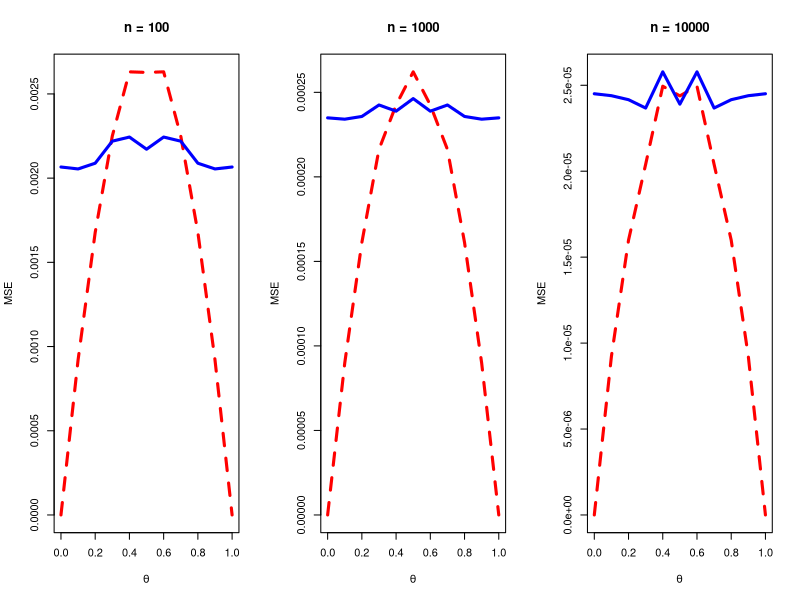

The R source for this figure:
## ---- chunk 1
knitr::opts_chunk$set(echo = TRUE, fig.width = 10, out.width = "100%")
## ---- chunk 2
# Variables to be used in simulation
nRep = 1000
n = c(1e2, 1e3, 1e4)
nSample = length(n)
theta = seq(0, 1, by=0.1)
nTheta = length(theta)
nEst = 2
estimate = array(dim=c(nRep, nSample, nTheta, nEst),
                 dimnames=list(paste0("iRep=", 1:nRep),
                               paste0("n=", n),
                               paste0("theta=", theta),
                               c("MLE", "minimax")))
# Methods to be used in simulation
mle = function(x) {
  mean(x)
}
minimax = function(x) {
  n = length(x)
  sqrt(n)/(1+sqrt(n))*mean(x) +1/2/(1+sqrt(n))
}
# Main simulation
for (iTheta in 1:nTheta) {
  for (iRep in 1:nRep) {
    set.seed(iRep)
    for (iSample in 1:nSample) {
      X = rbinom(n[iSample], 1, theta[iTheta])
      estimate[iRep, iSample, iTheta, 1] = mle(X)
      estimate[iRep, iSample, iTheta, 2] = minimax(X)
    }
  }
}
mse = array(dim=c(nSample, nTheta, nEst),
            dimnames=list(paste0("n=", n),
                          paste0("theta=", theta),
                          c("MLE", "minimax")))
for (iTheta in 1:nTheta) {
  for (iSample in 1:nSample) {
    mse[iSample, iTheta, 1] = mean((estimate[,iSample, iTheta, 1] -theta[iTheta])^2)
    mse[iSample, iTheta, 2] = mean((estimate[,iSample, iTheta, 2] -theta[iTheta])^2)
  }
}
# Plot
par(mfcol=c(1,3))
for (iSample in 1:nSample) {
  matplot(theta, mse[iSample,,], 
          type="l", lwd=3, lty=c(2,1), col=c("red","blue"),
          main=paste0("n = ", n[iSample]), ylab="MSE", xlab=bquote(theta))
}
